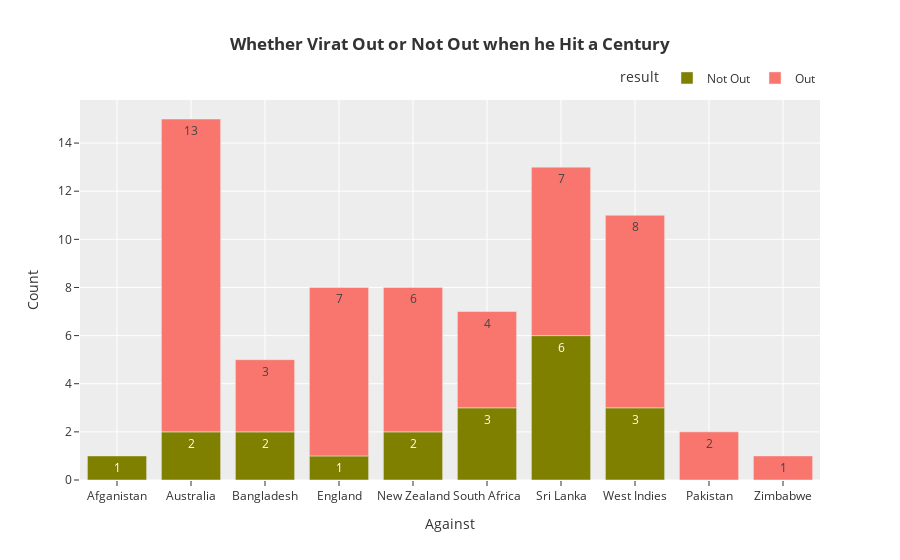
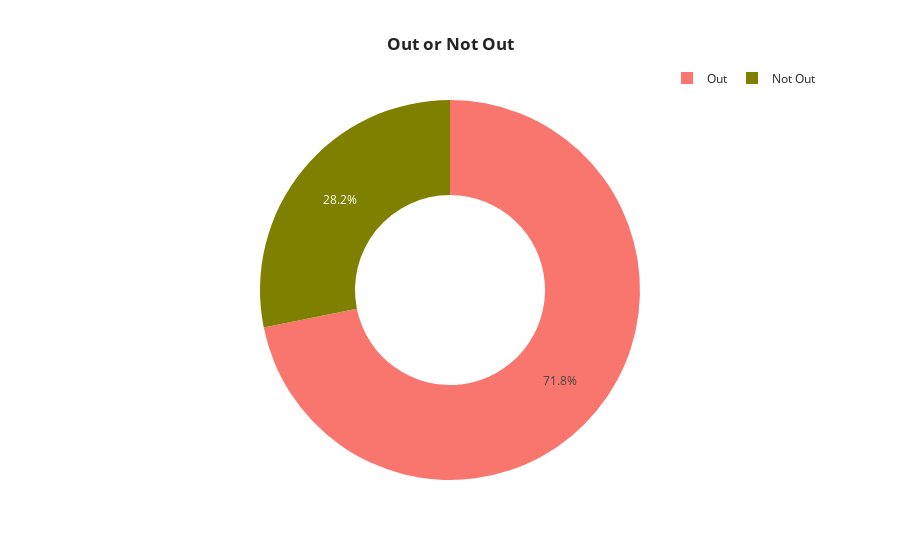

These figures' notebook cell, in order:
### Code cell
fig=px.bar(data.groupby(['Against','Out/Not Out'],as_index=False)['Score'].count(),x='Against',y='Score',color='Out/Not Out',color_discrete_sequence=['olive',' #F8766D'],text='Score',labels={'Out/Not Out':'result','Score':'Count'},template='ggplot2',title='<b>Whether Virat Out or Not Out when he Hit a Century</b>')
fig.update_layout(title_x=0.5,legend=dict(orientation='h',yanchor='bottom',y=1.02,xanchor='right',x=1))
fig.show()
fig=px.pie(data.groupby('Out/Not Out',as_index=False)['Score'].count().sort_values(by='Score',ascending=False).reset_index(drop=True),names='Out/Not Out',values='Score',color='Out/Not Out',color_discrete_sequence=[' #F8766D','olive'],labels={'Out/Not Out':'result','Score':'Count'},template='seaborn',hole=0.5,title='<b>Out or Not Out')
fig.update_layout(title_x=0.5,legend=dict(orientation='h',yanchor='bottom',y=1.02,xanchor='right',x=1))
fig.show()

### Figure 1 — Plotly figure (JSON) as saved in the notebook; plotly's stock layout.template omitted (floating-point values rounded to 4 significant figures)
{"data": [{"alignmentgroup": "True", "hovertemplate": "result=Not Out<br>Against=%{x}<br>Count=%{text}<extra></extra>", "legendgroup": "Not Out", "marker": {"color": "olive", "pattern": {"shape": ""}}, "name": "Not Out", "offsetgroup": "Not Out", "orientation": "v", "showlegend": true, "text": [1, 2, 2, 1, 2, 3, 6, 3], "textposition": "auto", "type": "bar", "x": ["Afganistan", "Australia", "Bangladesh", "England", "New Zealand", "South Africa", "Sri Lanka", "West Indies"], "xaxis": "x", "y": [1, 2, 2, 1, 2, 3, 6, 3], "yaxis": "y"}, {"alignmentgroup": "True", "hovertemplate": "result=Out<br>Against=%{x}<br>Count=%{text}<extra></extra>", "legendgroup": "Out", "marker": {"color": " #F8766D", "pattern": {"shape": ""}}, "name": "Out", "offsetgroup": "Out", "orientation": "v", "showlegend": true, "text": [13, 3, 7, 6, 2, 4, 7, 8, 1], "textposition": "auto", "type": "bar", "x": ["Australia", "Bangladesh", "England", "New Zealand", "Pakistan", "South Africa", "Sri Lanka", "West Indies", "Zimbabwe"], "xaxis": "x", "y": [13, 3, 7, 6, 2, 4, 7, 8, 1], "yaxis": "y"}], "layout": {"barmode": "relative", "legend": {"orientation": "h", "title": {"text": "result"}, "tracegroupgap": 0, "x": 1, "xanchor": "right", "y": 1.02, "yanchor": "bottom"}, "title": {"text": "<b>Whether Virat Out or Not Out when he Hit a Century</b>", "x": 0.5}, "xaxis": {"anchor": "y", "domain": [0, 1], "title": {"text": "Against"}}, "yaxis": {"anchor": "x", "domain": [0, 1], "title": {"text": "Count"}}}}

### Figure 2 — Plotly figure (JSON) as saved in the notebook; plotly's stock layout.template omitted (floating-point values rounded to 4 significant figures)
{"data": [{"customdata": [["Out"], ["Not Out"]], "domain": {"x": [0, 1], "y": [0, 1]}, "hole": 0.5, "hovertemplate": "result=%{customdata[0]}<br>Count=%{value}<extra></extra>", "labels": ["Out", "Not Out"], "legendgroup": "", "marker": {"colors": [" #F8766D", "olive"]}, "name": "", "showlegend": true, "type": "pie", "values": [51, 20]}], "layout": {"legend": {"orientation": "h", "tracegroupgap": 0, "x": 1, "xanchor": "right", "y": 1.02, "yanchor": "bottom"}, "piecolorway": [" #F8766D", "olive"], "title": {"text": "<b>Out or Not Out", "x": 0.5}}}
